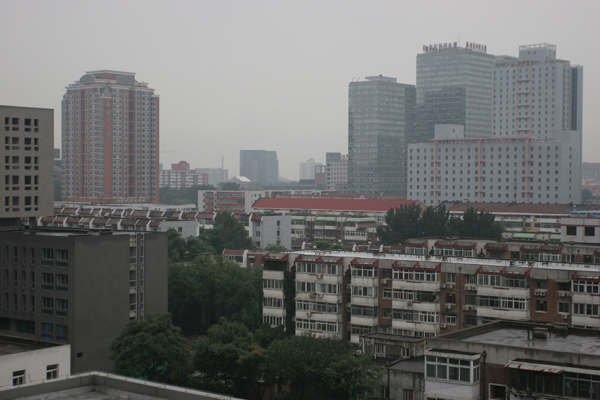
#> input picture input/IMG_8766.jpg, 600 x 400 px; its folder holds only this picture in this run
$ python dehaze.py   (older library calls are emulated)
#> lines starting #> are read from the running program, lines starting #| are printed output that depends on the picture
import os
import cv2
import glob
import numpy as np
import argparse

def GetDarkChannel(im, wsz):
    b, g, r = cv2.split(im)
    dc = cv2.min(cv2.min(r, g), b)
    kernel = cv2.getStructuringElement(cv2.MORPH_RECT, (wsz, wsz))
    dark = cv2.erode(dc, kernel)
    return dark

def AtmLight(im, dark):
    imsz = np.prod(im.shape[:2])
    darkvec = dark.flatten()
    indices = darkvec.argsort()[imsz-max(imsz//1000, 1):]
    A = np.mean(im.reshape(-1, 3)[indices], axis=0, keepdims=True)
    return A

def TransmissionEstimate(im, A, wsz, omega):
    normI = im / A
    transmission = 1 - omega*GetDarkChannel(normI, wsz)
    return transmission

def Guidedfilter(im, p, r, eps):
    mean_I = cv2.boxFilter(im, cv2.CV_64F,(r,r))
    mean_p = cv2.boxFilter(p, cv2.CV_64F,(r,r))
    mean_Ip = cv2.boxFilter(im*p,cv2.CV_64F,(r,r))
    cov_Ip = mean_Ip - mean_I*mean_p

    mean_II = cv2.boxFilter(im*im,cv2.CV_64F,(r,r))
    var_I   = mean_II - mean_I*mean_I

    a = cov_Ip/(var_I + eps)
    b = mean_p - a*mean_I

    mean_a = cv2.boxFilter(a,cv2.CV_64F,(r,r))
    mean_b = cv2.boxFilter(b,cv2.CV_64F,(r,r))

    q = mean_a*im + mean_b
    return q

def TransmissionRefine(q, et):
    r = 80
    eps = 0.0004
    t = Guidedfilter(q, et, r, eps)

    return t

def Recover(im, t, A, t0 = 0.1):
    t = cv2.max(t, t0)
    res = (im - A)/t[:,:, np.newaxis] + A
    res = res.clip(0., 1.)
    return res

def Dehaze(input, wsz = 15, t0 = 0.3, omega = 0.95):
    I = input / 255.
    q = cv2.cvtColor(input, cv2.COLOR_BGR2GRAY) / 255.

    dark = GetDarkChannel(I, wsz)
    A = AtmLight(I, dark)
    te = TransmissionEstimate(I, A, wsz, omega)
    tr = TransmissionRefine(q, te)
    J = Recover(I, tr, A, t0)
    output = (J * 255).astype(np.uint8)
    return output

def main():
    parser = argparse.ArgumentParser(description='Haze Removal')
    parser.add_argument('--input', default="input", type=str, help='Path to the input image')
    parser.add_argument('--output', default="output", type=str, help='Path to save the output image')
    parser.add_argument("--ext", type=str, default='auto', help="Image extension. Options: auto | jpg | png, auto means using the same extension as inputs. Default: auto")

    args = parser.parse_args()
    if args.input.endswith('/'):
        args.input = args.input[:-1]

    if os.path.isfile(args.input):
        img_list = [args.input]
    else:
        img_list = sorted(glob.glob(os.path.join(args.input, '*.[jpJP][pnPN]*[gG]')))

    os.makedirs(args.output, exist_ok=True)

    for img_path in img_list:
        img_name = os.path.basename(img_path)
        print(f'Processing {img_name} ...')
        basename, ext = os.path.splitext(img_name)
        input_img = cv2.imread(img_path, cv2.IMREAD_COLOR)
#> input_img is the input picture: shape (400, 600, 3); mean B, G, R 108.4, 109.5, 108.6
        output_img = Dehaze(input_img)
#> in GetDarkChannel, `dark = cv2.erode(dc, kernel)`:
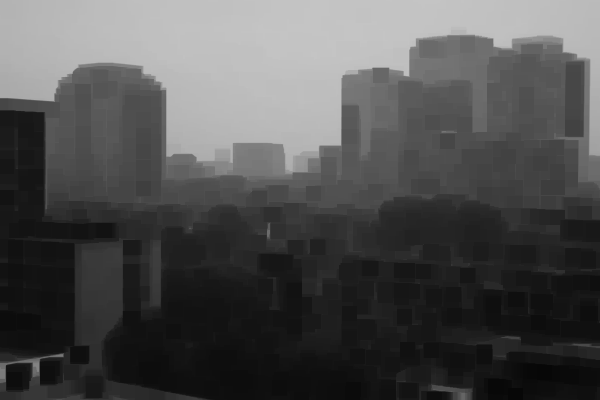
#> dark: shape (400, 600) float64; min 0.0275, max 0.769, mean 0.314
#> in AtmLight, `indices = darkvec.argsort()[imsz-max(imsz//1000, 1):]`: indices = 240 values, max 32735 at index 11, min 2110 at index 95, mean 13216.6
#> in AtmLight, `A = np.mean(im.reshape(-1, 3)[indices], axis=0, keepdims=True)`: A = [[0.773, 0.771, 0.772]]
#> in Guidedfilter, `var_I   = mean_II - mean_I*mean_I`:
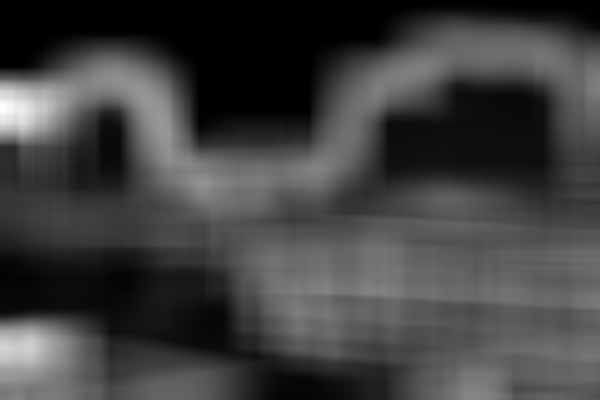
#> var_I: shape (400, 600) float64; min 3e-06, max 0.0405, mean 0.0103; drawn with min black and max white
#> in Guidedfilter, `b = mean_p - a*mean_I`:
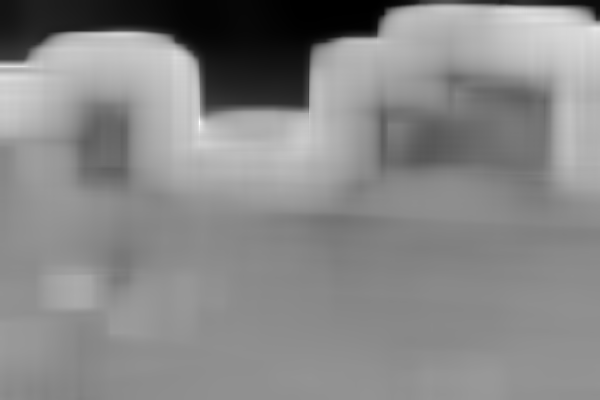
#> b: shape (400, 600) float64; min 0.0572, max 1.6, mean 0.882; drawn with min black and max white
#> in Guidedfilter, `mean_a = cv2.boxFilter(a,cv2.CV_64F,(r,r))`:
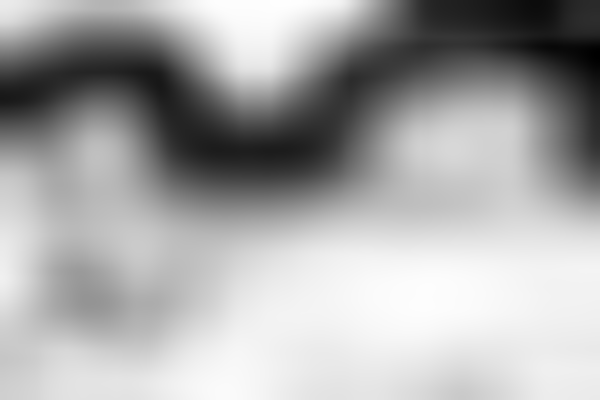
#> mean_a: shape (400, 600) float64; min -1.44, max -0.0246, mean -0.503; drawn with min black and max white
#> in Guidedfilter, `mean_b = cv2.boxFilter(b,cv2.CV_64F,(r,r))`:
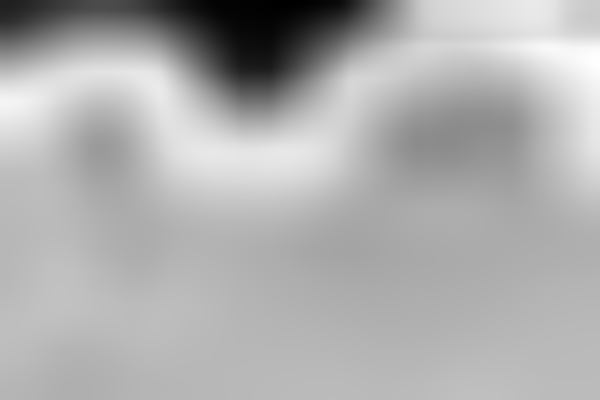
#> mean_b: shape (400, 600) float64; min 0.0795, max 1.26, mean 0.881; drawn with min black and max white
#> in Recover, `t = cv2.max(t, t0)`:
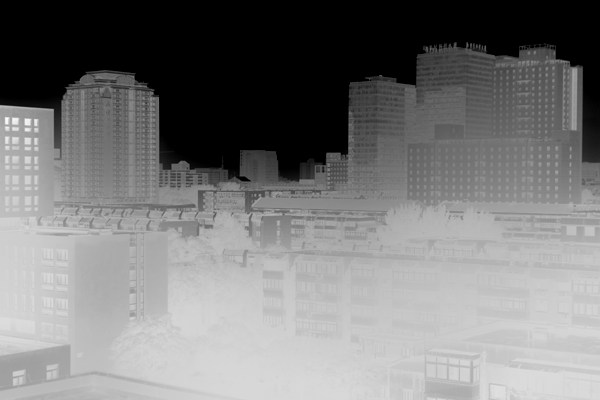
#> t: shape (400, 600) float64; min 0.3, max 1.04, mean 0.653; drawn with min black and max white
#> in Recover, `res = res.clip(0., 1.)`:
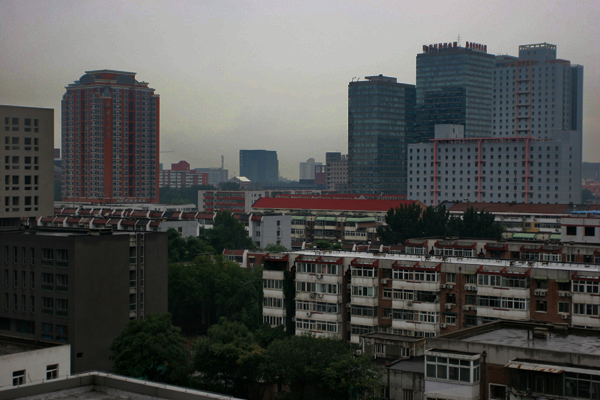
#> res: shape (400, 600, 3) float64; mean B, G, R 0.317, 0.323, 0.317

        if args.ext == 'auto':
            extension = ext[1:]
        else:
            extension = args.ext
        cv2.imwrite(os.path.join(args.output, f'{basename}_hazeremoval.{extension}'), output_img)

if __name__ == "__main__":
    main()

$ run again, on input/forest1.jpg
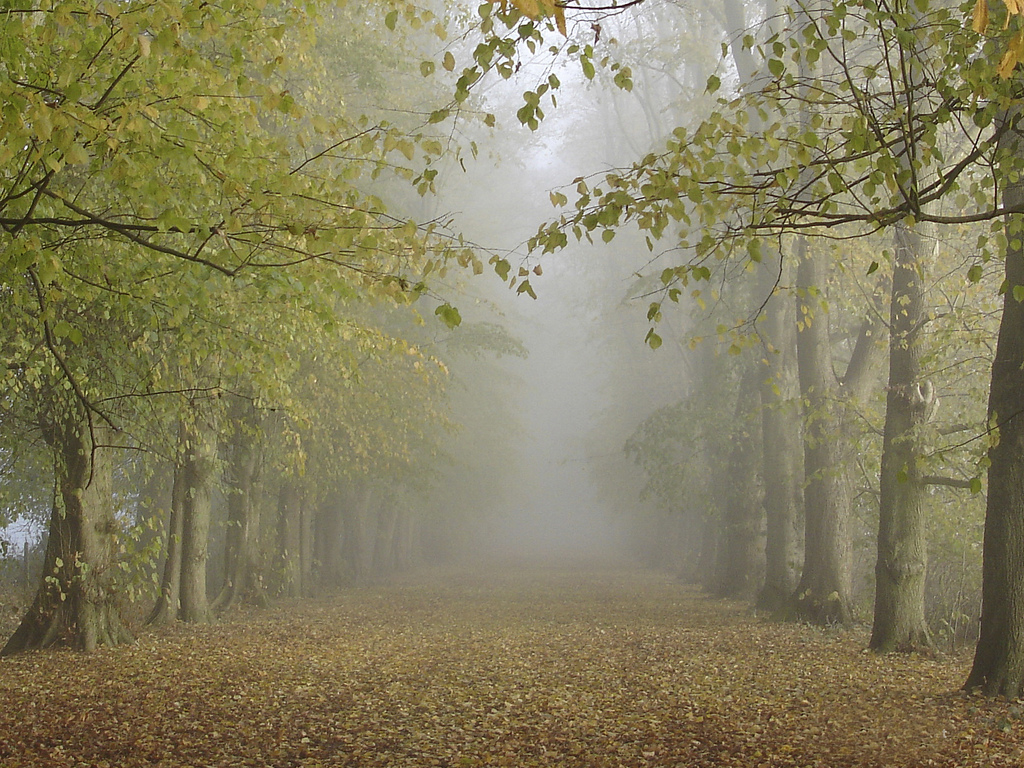
#> input picture input/forest1.jpg, 1024 x 768 px
#> in main, input_img is the input picture: shape (768, 1024, 3); mean B, G, R 94.7, 127.1, 133.5
#> in GetDarkChannel, `dark = cv2.erode(dc, kernel)`:
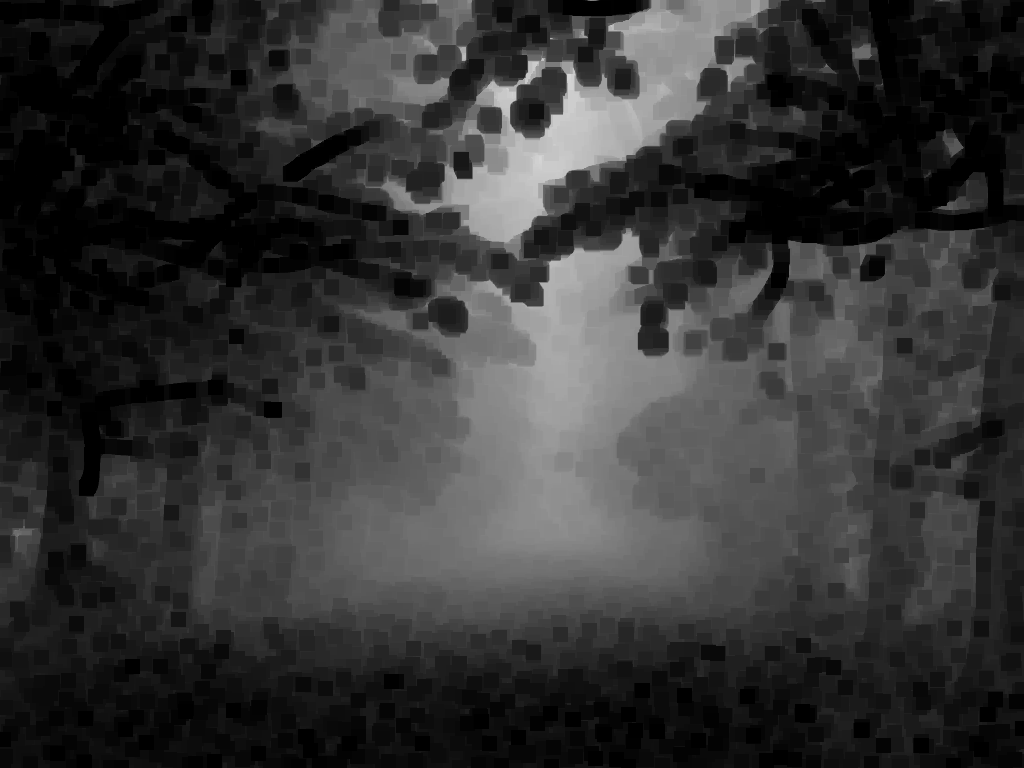
#> dark: shape (768, 1024) float64; min 0, max 0.847, mean 0.202
#> indices = 786 values, max 175663 at index 300, min 64023 at index 370, mean 125100.4
#> in AtmLight, `A = np.mean(im.reshape(-1, 3)[indices], axis=0, keepdims=True)`: A = [[0.906, 0.878, 0.872]]
#> in Recover, `res = (im - A)/t[:,:, np.newaxis] + A`:
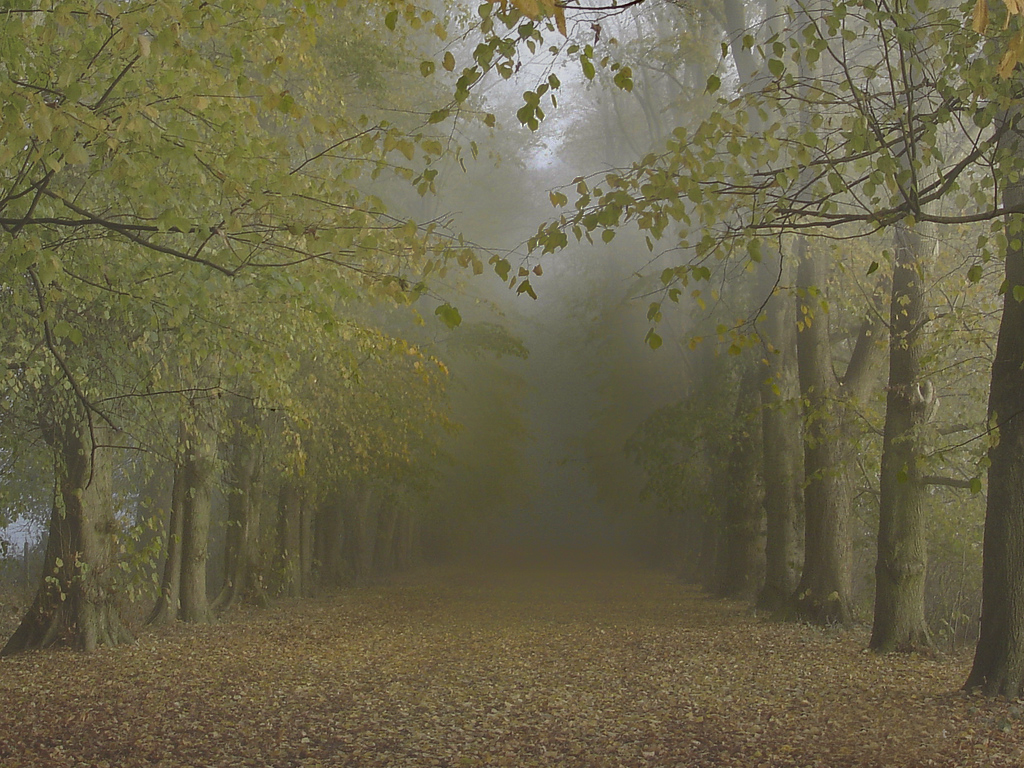
#> res: shape (768, 1024, 3) float64; mean B, G, R 0.237, 0.4, 0.432; drawn with min black and max white

$ run again, on input/mountain.png
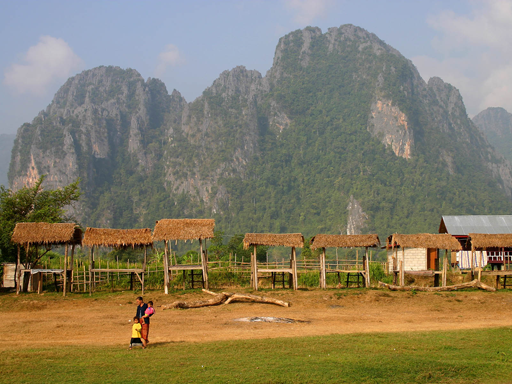
#> input picture input/mountain.png, 512 x 384 px
#> in main, input_img is the input picture: shape (384, 512, 3); mean B, G, R 101.5, 125.5, 134.4
#> in GetDarkChannel, `dark = cv2.erode(dc, kernel)`:
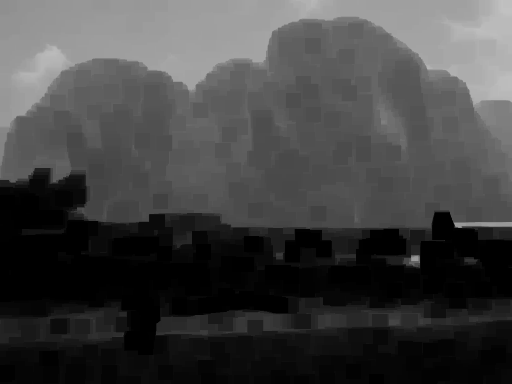
#> dark: shape (384, 512) float64; min 0, max 0.757, mean 0.261
#> indices = 196 values, max 40958 at index 0, min 499 at index 20, mean 4525
#> in AtmLight, `A = np.mean(im.reshape(-1, 3)[indices], axis=0, keepdims=True)`: A = [[0.792, 0.78, 0.797]]
#> in Recover, `res = res.clip(0., 1.)`:
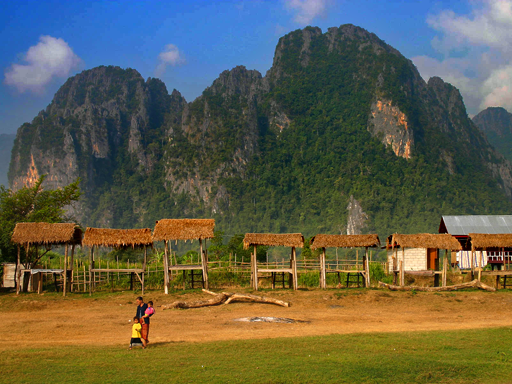
#> res: shape (384, 512, 3) float64; mean B, G, R 0.297, 0.374, 0.38
